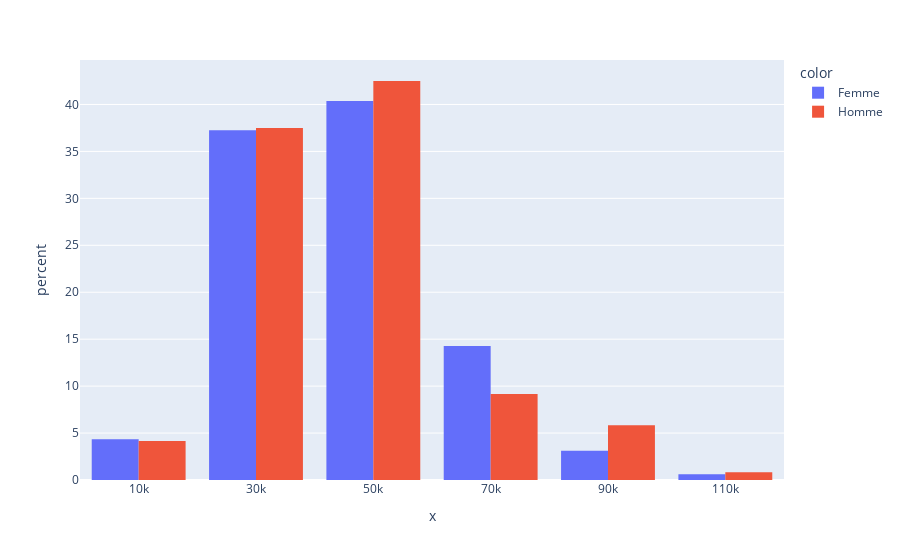

The notebook cell this image was saved under:
### Code cell
px.histogram(x=df_part['income'],color=df_part['gender'].map(gender_dict),barmode="group",nbins=10,histnorm='percent')

### Figure 1 — Plotly figure (JSON) as saved in the notebook; plotly's stock layout.template omitted (floating-point values rounded to 4 significant figures; data arrays with more than 128 entries replaced by an {"elided": "..."} marker saying what was removed)
{"data": [{"alignmentgroup": "True", "bingroup": "x", "histnorm": "percent", "hovertemplate": "color=Femme<br>x=%{x}<br>percent=%{y}<extra></extra>", "legendgroup": "Femme", "marker": {"color": "#636efa", "pattern": {"shape": ""}}, "name": "Femme", "nbinsx": 10, "offsetgroup": "Femme", "orientation": "v", "showlegend": true, "type": "histogram", "x": {"elided": "274 int values"}, "xaxis": "x", "yaxis": "y"}, {"alignmentgroup": "True", "bingroup": "x", "histnorm": "percent", "hovertemplate": "color=Homme<br>x=%{x}<br>percent=%{y}<extra></extra>", "legendgroup": "Homme", "marker": {"color": "#EF553B", "pattern": {"shape": ""}}, "name": "Homme", "nbinsx": 10, "offsetgroup": "Homme", "orientation": "v", "showlegend": true, "type": "histogram", "x": {"elided": "278 int values"}, "xaxis": "x", "yaxis": "y"}], "layout": {"barmode": "group", "legend": {"title": {"text": "color"}, "tracegroupgap": 0}, "margin": {"t": 60}, "xaxis": {"anchor": "y", "domain": [0, 1], "title": {"text": "x"}}, "yaxis": {"anchor": "x", "domain": [0, 1], "title": {"text": "percent"}}}}
